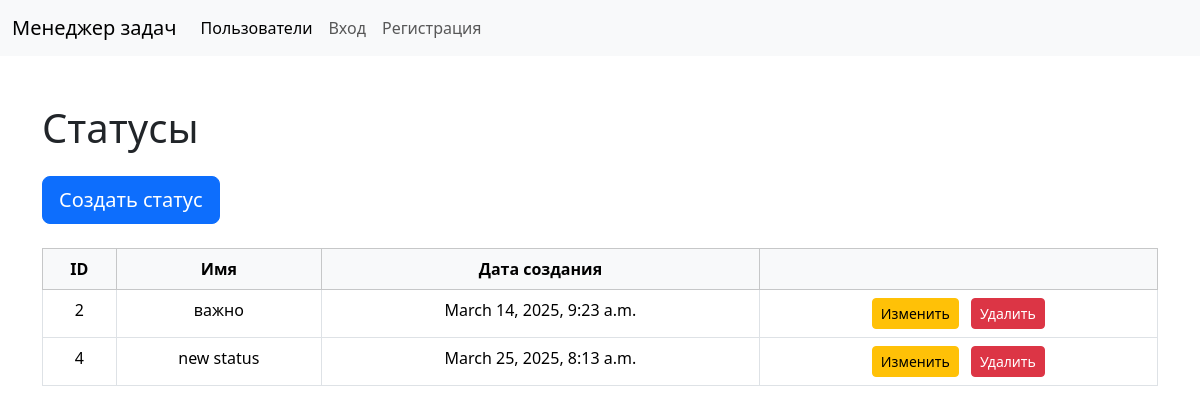
Screenshot of /statuses/ with the database file from the repository.
### task_manager/statuses/models.py (models this page shows, shortened)
class Status(models.Model):
    name = models.CharField(max_length=255, unique=True)
    created_at = models.DateTimeField(auto_now_add=True)

### task_manager/statuses/views.py (the view)
# urls.py: path("", views.StatusListView.as_view(), name="status_list"),
class StatusListView(ListView):
    model = Status
    template_name = "status_list.html"
    context_object_name = "statuses"

### task_manager/statuses/templates/status_list.html (shortened to what this page needs)
{% extends 'layout.html' %}
{% block content %}
    <h1 class="mb-4">Статусы</h1>
    <div>
        <a href="{% url 'statuses:status_create' %}" class="btn btn-primary btn-lg mb-4">Создать статус</a>
    </div>
    <div>
        <table data-test="urls" class="table table-bordered table-hover text-center">
            <thead class="table-light">
                <tr>
                    <th scope="col">ID</th>
                    <th scope="col">Имя</th>
                    <th scope="col">Дата создания</th>
                    <th scope="col"></th>
                </tr>
            </thead>
            <tbody>
                {% for status in statuses %}
                <tr>
                    <td>{{ status.id }}</td>
                    <td>{{ status.name }}</td>
                    <td>{{ status.created_at}}</td>
                    <td class="text-center">
                        <a href="{% url 'statuses:status_update' status.id %}" class="btn btn-sm btn-warning me-2">
                             Изменить
                        </a>
                        <a href="{% url 'statuses:status_delete' status.id %}" class="btn btn-sm btn-danger">
                             Удалить
                        </a>
                    </td>
                </tr>
                {% endfor %}
            </tbody>
        </table>
    </div>
</div>
{% endblock %}

### rows the page displays
Status: id "2", name "важно", created_at "March 14, 2025, 9:23 a.m."
Status: id "4", name "new status", created_at "March 25, 2025, 8:13 a.m."
